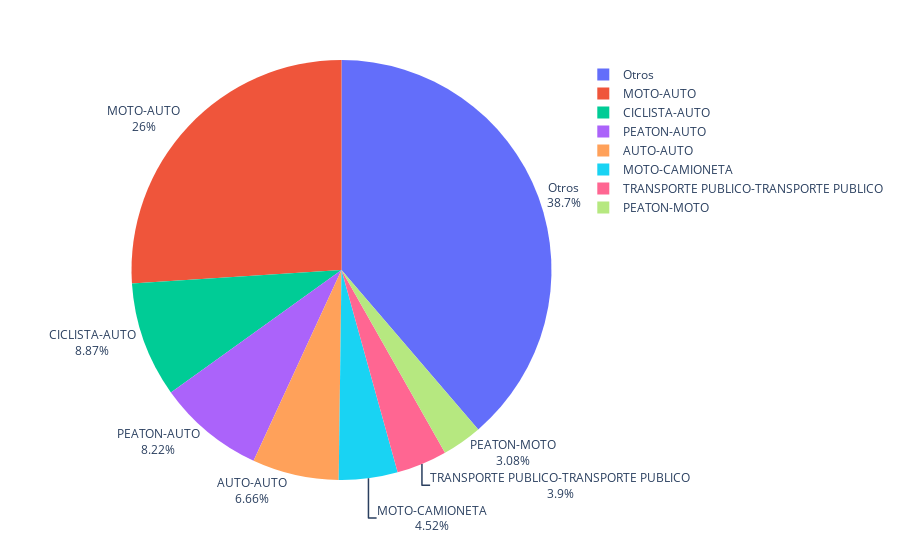

Notebook cell for this chart:
### Markdown cell above
Los automóvilistas son los mayores involucrados como culpables en los siniestros.

### Code cell
showPiePx(conjunto[~conjunto['participantes'].str.contains('SD')]['participantes'], max=7)

### Figure 1 — Plotly figure (JSON) as saved in the notebook; plotly's stock layout.template omitted (floating-point values rounded to 4 significant figures)
{"data": [{"domain": {"x": [0, 1], "y": [0, 1]}, "hovertemplate": "valor=%{label}<br>ocurrencia=%{value}<extra></extra>", "labels": ["MOTO-AUTO", "CICLISTA-AUTO", "PEATON-AUTO", "AUTO-AUTO", "MOTO-CAMIONETA", "TRANSPORTE PUBLICO-TRANSPORTE PUBLICO", "PEATON-MOTO", "Otros"], "legendgroup": "", "name": "", "showlegend": true, "textinfo": "percent+label", "textposition": "outside", "type": "pie", "values": [2332, 795, 736, 597, 405, 349, 276, 3468]}], "layout": {"legend": {"tracegroupgap": 0}, "margin": {"t": 60}}}
